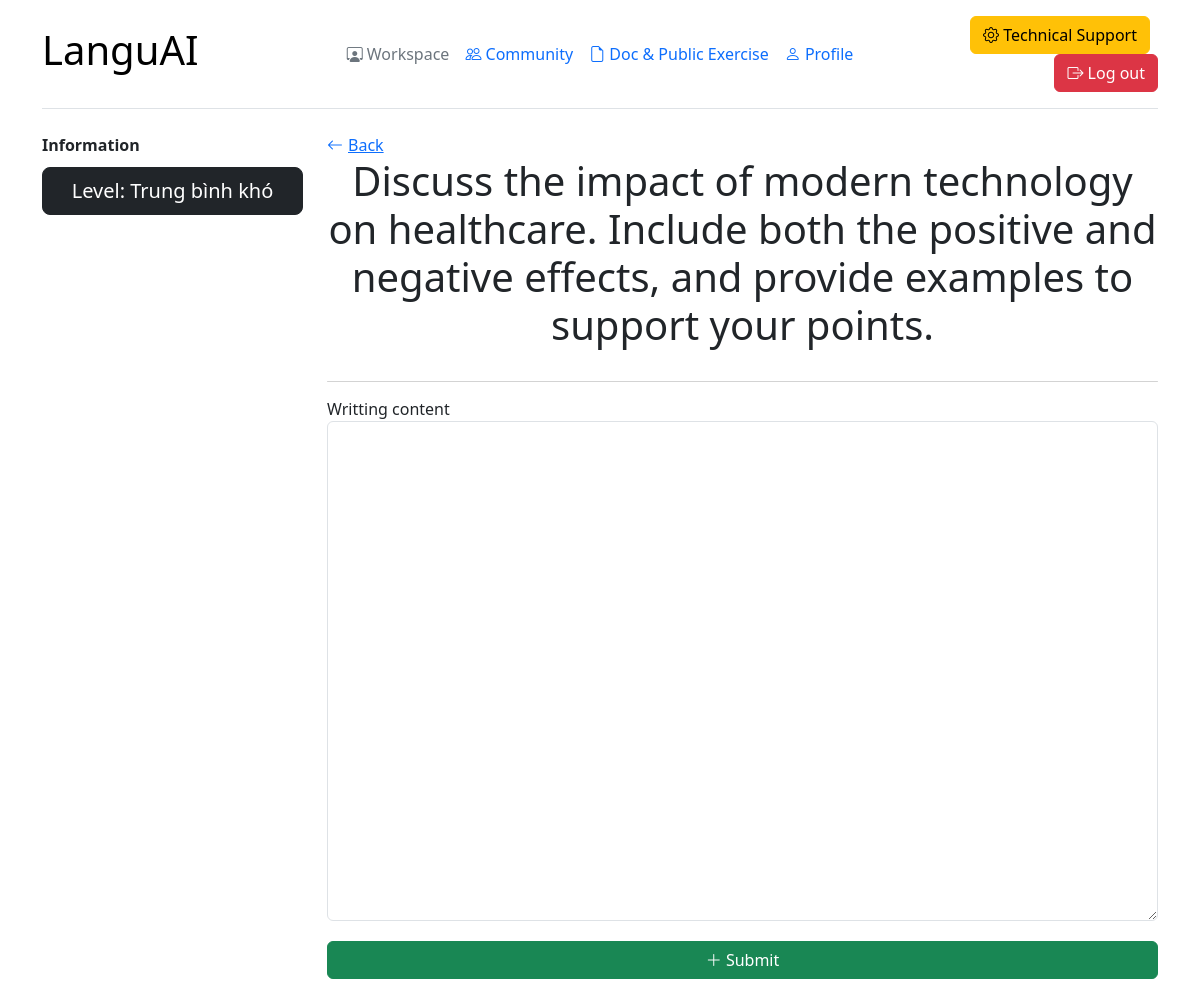
/submit/writting/2 (signed in), run on the app's committed database.
### tin_hoc_tre/models.py (models this page shows)
class Writting(models.Model):
    title = models.TextField()
    description = models.TextField()
    level = models.ForeignKey(
        Level, on_delete=models.CASCADE, related_name="writting_level")
    image = models.ImageField(upload_to="writting/image/")
    status = models.TextField()
    theme = models.TextField()
    user = models.ForeignKey(
        Bio, on_delete=models.CASCADE, related_name="writing_user")

class Level(models.Model):
    name = models.TextField()
    point = models.FloatField()
    gift_point = models.FloatField()

### tin_hoc_tre/views.py (the view, shortened to what this page needs)
# urls.py: path("submit/writting/<int:id>", views.writting_submit,
def writting_submit(request, id):
    if request.user.is_authenticated:
        bio = Bio.objects.filter(user=request.user).first()
        post = Writting.objects.filter(id=id).first()
        context = {"bio": bio, "post": post}
    else:
        return redirect("check")
    return render(request, "writting/submit.html", context=context)

### tin_hoc_tre/templates/writting/submit.html (shortened to what this page needs)
<!DOCTYPE html>
<html lang="en">
<head>
    <link rel="stylesheet" href="https://cdnjs.cloudflare.com/ajax/libs/bootstrap-icons/1.11.3/font/bootstrap-icons.min.css" />
    <link href="https://cdn.jsdelivr.net/npm/bootstrap@5.3.3/dist/css/bootstrap.min.css" rel="stylesheet">
</head>
<body>
    <div class="container">
        <header class="d-flex flex-wrap align-items-center justify-content-center justify-content-md-between py-3 mb-4 border-bottom">
          <div class="col-md-3 mb-2 mb-md-0">
            <a href="/" class="d-inline-flex link-body-emphasis text-decoration-none">
              <h1>LanguAI</h1>
            </a>
          </div>
          <ul class="nav col-12 col-md-auto mb-2 justify-content-center mb-md-0">
            <li><a href="{% url 'my_listening_workspace' %}" class="nav-link px-2 link-secondary"><i class="bi bi-person-workspace"></i> Workspace</a></li>
            <li><a href="{% url 'post_view' %}" class="nav-link px-2"><i class="bi bi-people"></i> Community</a></li>
            <li><a href="{% url 'document_list_view' %}" class="nav-link px-2"><i class="bi bi-file-earmark"></i> Doc & Public Exercise</a></li>
            <li><a href="{% url 'my_profile' %}" class="nav-link px-2"><i class="bi bi-person"></i> Profile</a></li>
          </ul>
          <div class="col-md-3 text-end">
            <button type="button" class="btn btn-warning me-2"><i class="bi bi-gear"></i> Technical Support</button>
            <a href="{% url 'log_out' %}" type="button" class="btn btn-danger"><i class="bi bi-box-arrow-right"></i> Log out</a>
          </div>
        </header>
        <section style="margin-top: 20px;">
            <div class="row">
                <div class="col-lg-3">
                  <b>Information</b>
                  <a class="btn btn-dark btn-lg w-100" style="margin-top: 10px;margin-bottom: 10px;">Level: {{post.level.name}}</a><br>
                </div>
                <div class="col-lg-9">
                  <a href="{% url 'writting_view' id=post.id %}" class="link-primary"><i class="bi bi-arrow-left" style="margin-right: 5px;"></i>Back</a>
                  <h1 class="text-center">{{post.title}}</h1>
                  <br>
                  <div style="text-align: center;margin-bottom: 15px;">
                      <div style="width: 100%;margin: 0 auto;height:1px;background-color: lightgrey;" class="rounded"></div>
                  </div>
                  <div class="text-align: center;margin-bottom: 15px;">
                      <form method="post" enctype="multipart/form-data">
                          <div class="row" style="margin-bottom: 20px;">
                              <div class="col-lg">
                                  <label>Writting content</label>
                                  <textarea class="form-control w-100" style="height: 500px;" name="content"></textarea>
                              </div>
                          </div>
                              <button type="submit" class="btn btn-success w-100" style="margin-bottom: 20px;"><i class="bi bi-plus-lg"></i> Submit</button>
                          </div>
        </section>
      </div>
</body>
</html>

### data on the page
Writting: level.name "Trung bình khó", title "Discuss the impact of modern technology on healthcare. Include both the positive and negative effects, and provide examples to support your points."
